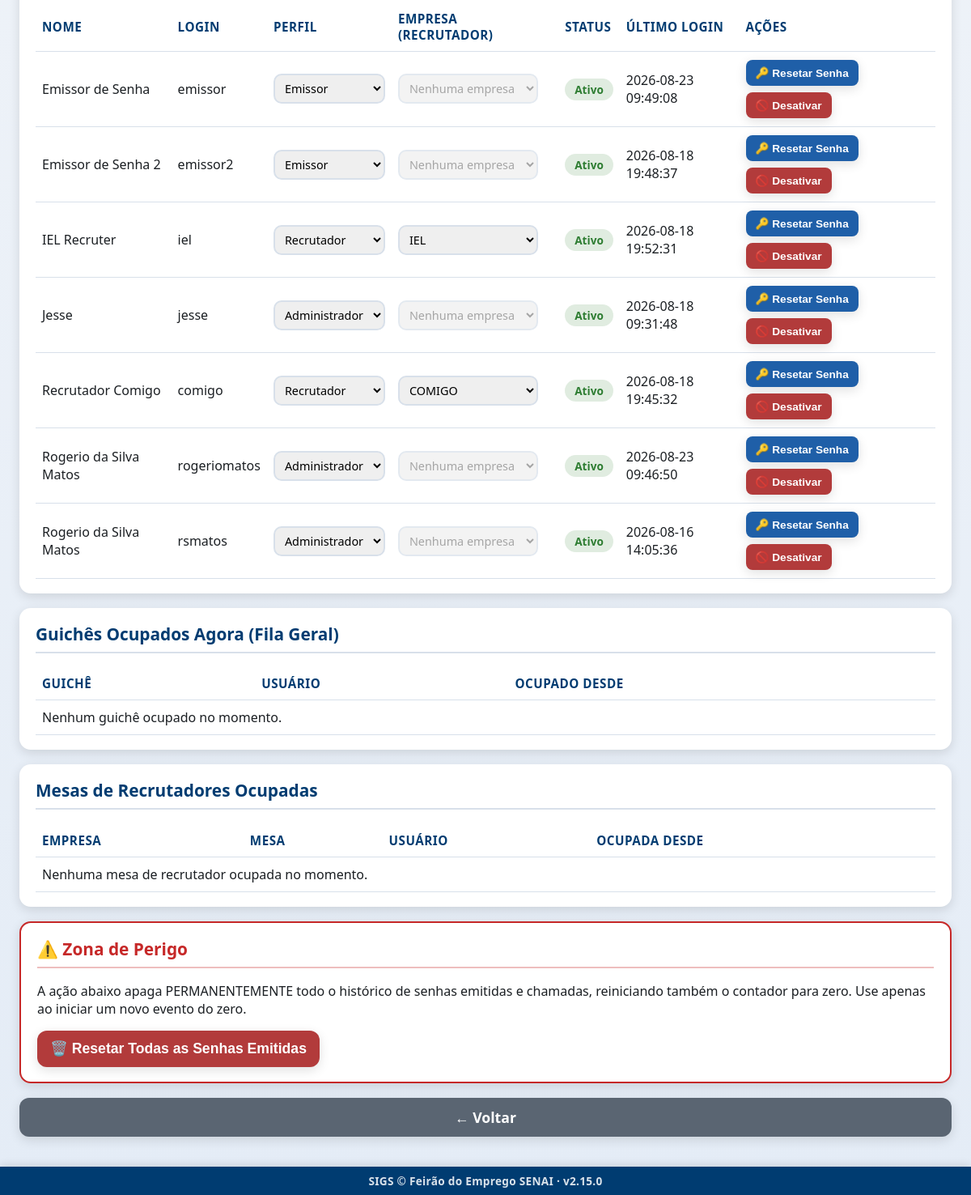
The page /admin/usuarios (signed in, lower part) on the database as committed earlier.
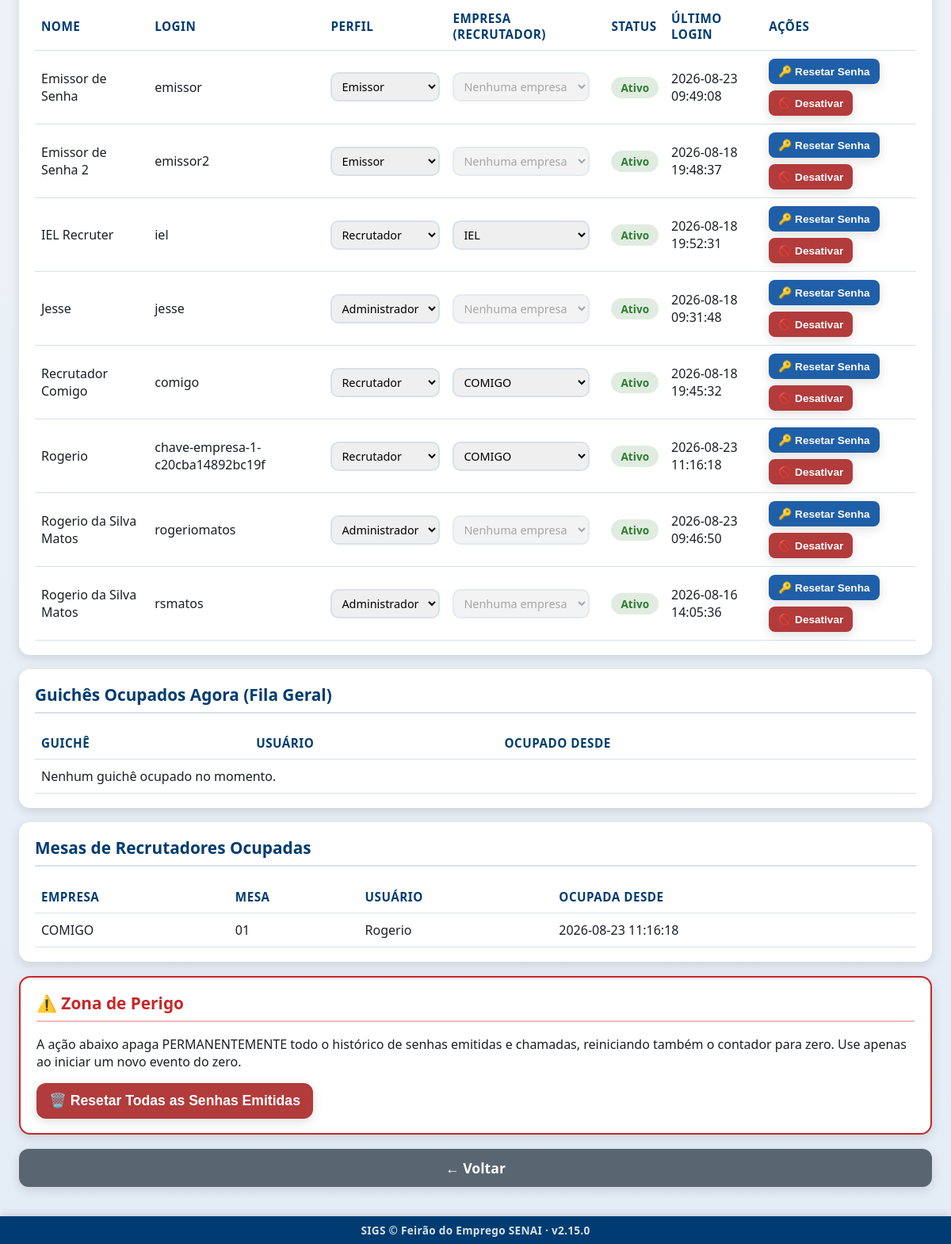
The same page on the database as committed later.
### tables this page shows
CREATE TABLE usuarios (
            id INTEGER PRIMARY KEY AUTOINCREMENT,
            nome_completo TEXT NOT NULL,
            login TEXT NOT NULL UNIQUE,
            senha_hash TEXT NOT NULL,
            perfil TEXT NOT NULL DEFAULT 'atendente',
            ativo INTEGER NOT NULL DEFAULT 1,
            data_criacao TEXT NOT NULL,
            ultimo_login TEXT
        , empresa_id INTEGER REFERENCES empresas (id), provisionado_por_chave INTEGER NOT NULL DEFAULT 0);

CREATE TABLE empresas (
                id INTEGER PRIMARY KEY AUTOINCREMENT,
                nome TEXT NOT NULL UNIQUE,
                ativa INTEGER NOT NULL DEFAULT 1,
                data_criacao TEXT NOT NULL
            , logo_path TEXT, cor_principal TEXT, contador_atual INTEGER NOT NULL DEFAULT 0, emissao_bloqueada_em TEXT, chave_acesso TEXT, fixa INTEGER NOT NULL DEFAULT 0);

CREATE TABLE configuracoes (
                    chave TEXT PRIMARY KEY,
                    valor TEXT NOT NULL
                );

CREATE TABLE guiches_empresa_ocupados (
                empresa_id INTEGER NOT NULL,
                guiche INTEGER NOT NULL,
                usuario_id INTEGER NOT NULL,
                usuario_nome TEXT NOT NULL,
                ocupado_desde TEXT NOT NULL,
                PRIMARY KEY (empresa_id, guiche),
                FOREIGN KEY (empresa_id) REFERENCES empresas (id),
                FOREIGN KEY (usuario_id) REFERENCES usuarios (id)
            );

### app.py (the view)
@app.route("/admin/usuarios")
@auth.login_required
@auth.admin_required
def usuarios_tela():
    usuarios = database.listar_usuarios()
    guiches_ocupados = database.listar_guiches_ocupados()
    guiches_empresa_ocupados = database.listar_guiches_empresa_ocupados()
    empresas = database.listar_empresas()
    return render_template(
        "usuarios.html",
        config=config_manager.obter_todas(),
        usuarios=usuarios,
        guiches_ocupados=guiches_ocupados,
        guiches_empresa_ocupados=guiches_empresa_ocupados,
        empresas=empresas,
    )

### app.py (called while the page is built)
@app.context_processor
def injetar_usuario_logado():
    usuario_sessao = auth.usuario_logado()
    identidade_empresa = None
    if usuario_sessao and usuario_sessao.get("perfil") == PerfilUsuario.RECRUTADOR:
        empresa_id = usuario_sessao.get("empresa_id")
        if empresa_id:
            empresa = database.obter_empresa_por_id(empresa_id)
            if empresa and (empresa.logo_path or empresa.cor_principal):
                identidade_empresa = {"logo_path": empresa.logo_path, "cor": empresa.cor_principal}
    return {
        "usuario_logado": usuario_sessao,
        "eh_admin": auth.eh_admin(),
        "sigs_versao": SIGS_VERSAO,
        "identidade_empresa": identidade_empresa,
    }

### auth.py (called while the page is built)
def usuario_logado() -> Optional[dict]:
    usuario_id = session.get(CHAVE_SESSAO_USUARIO_ID)
    if usuario_id is None:
        return None
    return {
        "id": usuario_id,
        "nome_completo": session.get(CHAVE_SESSAO_NOME),
        "login": session.get(CHAVE_SESSAO_LOGIN),
        "perfil": session.get(CHAVE_SESSAO_PERFIL),
        "guiche": session.get(CHAVE_SESSAO_GUICHE),
        "empresa_id": session.get(CHAVE_SESSAO_EMPRESA_ID),
        "empresa_nome": session.get(CHAVE_SESSAO_EMPRESA_NOME),
    }

def eh_admin() -> bool:
    return session.get(CHAVE_SESSAO_PERFIL) == PerfilUsuario.ADMIN

def admin_required(funcao_view):
    @wraps(funcao_view)
    def wrapper(*args, **kwargs):
        if not eh_admin():
            if _requisicao_eh_api():
                return jsonify({"sucesso": False, "erro": "Acesso restrito a administradores."}), 403
            flash("Esta área é restrita a administradores.", "erro")
            return redirect(url_for("index"))
        return funcao_view(*args, **kwargs)
    return wrapper

### config.py (called while the page is built)
    def _conectar(self) -> sqlite3.Connection:
        conexao = sqlite3.connect(str(DATABASE_PATH), timeout=10, check_same_thread=False)
        conexao.row_factory = sqlite3.Row
        return conexao

### database.py (called while the page is built)
@contextmanager
def get_connection() -> Generator[sqlite3.Connection, None, None]:
    conexao = sqlite3.connect(str(DATABASE_PATH), timeout=10, check_same_thread=False)
    conexao.row_factory = sqlite3.Row
    conexao.execute("PRAGMA journal_mode = WAL")
    conexao.execute("PRAGMA foreign_keys = ON")
    try:
        yield conexao
    finally:
        conexao.close()

### models.py (called while the page is built)
    def to_dict_publico(self) -> dict:
        dados = asdict(self)
        dados.pop("senha_hash", None)
        return dados

### templates/usuarios.html (shortened to what this page needs)
{% extends "layout.html" %}
{% block conteudo %}
<div class="pagina pagina-usuarios">
    <main class="conteudo-principal">
        <section class="card">
            <table class="tabela-fila">
                <thead>
                    <tr>
                        <th>Nome</th>
                        <th>Login</th>
                        <th>Perfil</th>
                        <th>Empresa (Recrutador)</th>
                        <th>Status</th>
                        <th>Último Login</th>
                        <th>Ações</th>
                    </tr>
                </thead>
                <tbody id="usuarios-corpo">
                    {% for usuario in usuarios %}
                    <tr data-usuario-id="{{ usuario.id }}">
                        <td>{{ usuario.nome_completo }}</td>
                        <td>{{ usuario.login }}</td>
                        <td>
                            <select class="select-perfil" data-usuario-id="{{ usuario.id }}">
                                <option value="emissor" {% if usuario.perfil == 'emissor' %}selected{% endif %}>Emissor</option>
                                {% if usuario.perfil == 'recrutador' %}
                                <option value="recrutador" selected>Recrutador</option>
                                {% endif %}
                                <option value="admin" {% if usuario.perfil == 'admin' %}selected{% endif %}>Administrador</option>
                            </select>
                        </td>
                        <td>
                            <select class="select-empresa-recrutador" data-usuario-id="{{ usuario.id }}"
                                    {{ '' if usuario.perfil == 'recrutador' else 'disabled' }}>
                                <option value="">Nenhuma empresa</option>
                                {% for empresa in empresas %}
                                <option value="{{ empresa.id }}" {% if usuario.empresa_id == empresa.id %}selected{% endif %}>{{ empresa.nome }}</option>
                                {% endfor %}
                            </select>
                        </td>
                        <td>
                            <span class="status-badge-{{ 'ativo' if usuario.ativo else 'inativo' }}">
                                {{ 'Ativo' if usuario.ativo else 'Inativo' }}
                            </span>
                        </td>
                        <td>{{ usuario.ultimo_login or 'Nunca' }}</td>
                        <td class="acoes-usuario">
                            <button class="botao botao-secundario botao-acao-pequeno btn-resetar-senha" data-usuario-id="{{ usuario.id }}">
                                🔑 Resetar Senha
                            </button>
                            <button class="botao {{ 'botao-alerta' if usuario.ativo else 'botao-primario' }} botao-acao-pequeno btn-toggle-status"
                                    data-usuario-id="{{ usuario.id }}" data-ativo="{{ usuario.ativo | lower }}">
                                {{ '🚫 Desativar' if usuario.ativo else '✅ Ativar' }}
                            </button>
                        </td>
                    </tr>
                    {% endfor %}
                </tbody>
            </table>
        </section>
        <section class="card">
            <h2>Guichês Ocupados Agora (Fila Geral)</h2>
            <table class="tabela-fila">
                <thead>
                    <tr>
                        <th>Guichê</th>
                        <th>Usuário</th>
                        <th>Ocupado Desde</th>
                    </tr>
                </thead>
                <tbody>
                    {% for ocupacao in guiches_ocupados %}
                    <tr>
                        <td>{{ '%02d' | format(ocupacao.guiche) }}</td>
                        <td>{{ ocupacao.usuario_nome }}</td>
                        <td>{{ ocupacao.ocupado_desde }}</td>
                    </tr>
                    {% else %}
                    <tr><td colspan="3">Nenhum guichê ocupado no momento.</td></tr>
                    {% endfor %}
                </tbody>
            </table>
        </section>
        <section class="card">
            <h2>Mesas de Recrutadores Ocupadas</h2>
            <table class="tabela-fila">
                <thead>
                    <tr>
                        <th>Empresa</th>
                        <th>Mesa</th>
                        <th>Usuário</th>
                        <th>Ocupada Desde</th>
                    </tr>
                </thead>
                <tbody>
                    {% for ocupacao in guiches_empresa_ocupados %}
                    <tr>
                        <td>{{ ocupacao.empresa_nome }}</td>
                        <td>{{ '%02d' | format(ocupacao.guiche) }}</td>
                        <td>{{ ocupacao.usuario_nome }}</td>
                        <td>{{ ocupacao.ocupado_desde }}</td>
                    </tr>
                    {% else %}
                    <tr><td colspan="4">Nenhuma mesa de recrutador ocupada no momento.</td></tr>
                    {% endfor %}
                </tbody>
            </table>
        </section>
        <section class="card card-zona-perigo">
            <h2>⚠️ Zona de Perigo</h2>
            <p>
                A ação abaixo apaga PERMANENTEMENTE todo o histórico de senhas
                emitidas e chamadas, reiniciando também o contador para zero.
                Use apenas ao iniciar um novo evento do zero.
            </p>
            <button id="btn-reset-senhas-emitidas" class="botao botao-alerta">
                🗑️ Resetar Todas as Senhas Emitidas
            </button>
        </section>
        <a href="{{ url_for('index') }}" class="botao botao-terciario">← Voltar</a>
    </main>
</div>
{% endblock %}

### templates/layout.html (shortened to what this page needs)
<!DOCTYPE html>
<html lang="pt-BR">
<head>
    <link rel="stylesheet" href="{{ url_for('static', filename='css/style.css') }}">
</head>
<body>
    {% block conteudo %}{% endblock %}
    {% if request.endpoint != 'painel' %}
    <footer class="rodape-sigs">
        SIGS &copy; {{ config.nome_evento if config else 'SENAI' }} &middot; v{{ sigs_versao }}
    </footer>
    {% endif %}
</body>
</html>

### static/css/style.css (style rules this page uses)
:root { --cor-principal: #003C71; --cor-principal-clara: #1F5FA8; --cor-secundaria: #F4A300; --cor-fundo: #F2F5F9; --cor-texto: #1B1F23; --cor-branco: #FFFFFF; --cor-cinza-borda: #D8E0EA; --cor-sucesso: #2E7D32; --cor-erro: #C62828; --sombra-padrao: 0 4px 14px rgba(0, 0, 0, 0.12); --raio-borda: 14px; --transicao-padrao: all 0.25s ease-in-out; }
* { box-sizing: border-box; }
body { margin: 0; font-family: "Segoe UI", Arial, Helvetica, sans-serif; background: linear-gradient(180deg, var(--cor-fundo) 0%, #E4ECF6 100%); color: var(--cor-texto); }
.pagina { max-width: 1200px; margin: 0 auto; padding: 20px 24px; padding-bottom: 72px; }
.conteudo-principal { display: flex; flex-direction: column; gap: 18px; }
.card { background: var(--cor-branco); border-radius: var(--raio-borda); box-shadow: var(--sombra-padrao); padding: 18px 20px; }
.card h2 { margin-top: 0; color: var(--cor-principal); font-size: 1.3rem; border-bottom: 2px solid var(--cor-cinza-borda); padding-bottom: 8px; }
input, select { padding: 10px 12px; border: 2px solid var(--cor-cinza-borda); border-radius: 10px; font-size: 1rem; font-family: inherit; transition: var(--transicao-padrao); }
.botao { border: none; border-radius: 12px; padding: 12px 16px; font-size: 1.1rem; font-weight: 700; cursor: pointer; transition: var(--transicao-padrao); box-shadow: var(--sombra-padrao); text-decoration: none; text-align: center; display: inline-flex; align-items: center; justify-content: center; gap: 8px; color: var(--cor-branco); }
.botao-secundario { background: var(--cor-principal-clara); }
.botao-terciario { background: #5A6572; }
.botao-alerta { background: #B23B3B; }
.tabela-fila { width: 100%; border-collapse: collapse; margin-top: 10px; }
.tabela-fila th, .tabela-fila td { text-align: left; padding: 10px 8px; border-bottom: 1px solid var(--cor-cinza-borda); }
.tabela-fila th { color: var(--cor-principal); font-size: 0.95rem; text-transform: uppercase; letter-spacing: 0.5px; }
.botao-acao-pequeno { padding: 8px 12px; font-size: 0.85rem; border-radius: 8px; margin-right: 6px; }
.status-badge-ativo, .status-badge-inativo { padding: 4px 12px; border-radius: 999px; font-size: 0.85rem; font-weight: 700; }
.status-badge-ativo { background: rgba(46, 125, 50, 0.15); color: var(--cor-sucesso); }
.acoes-usuario { display: flex; gap: 8px; flex-wrap: wrap; }
.select-perfil, .select-empresa-recrutador { padding: 6px 8px; font-size: 0.9rem; }
.card-zona-perigo { border: 2px solid var(--cor-erro); }
.card-zona-perigo h2 { color: var(--cor-erro); border-bottom-color: rgba(198, 40, 40, 0.3); }
.rodape-sigs { position: fixed; left: 0; right: 0; bottom: 0; z-index: 500; background: var(--cor-principal); color: rgba(255, 255, 255, 0.85); text-align: center; font-size: 0.85rem; font-weight: 600; letter-spacing: 0.3px; padding: 8px 12px; box-shadow: 0 -2px 10px rgba(0, 0, 0, 0.12); }

Rows that differ between the two databases and show on the page:
added usuarios: nome_completo "Rogerio", login "chave-empresa-1-c20cba14892bc19f", perfil+id "Recrutador", empresa+id+perfil "COMIGO", ativo "Ativo", ultimo_login "2026-08-23 11:16:18", ativo "🚫 Desativar"
added guiches_empresa_ocupados: empresa_nome "COMIGO", guiche "01", usuario_nome "Rogerio", ocupado_desde "2026-08-23 11:16:18"
Other text that changed with them:
text no longer shown: "Nenhuma mesa de recrutador ocupada no momento."
